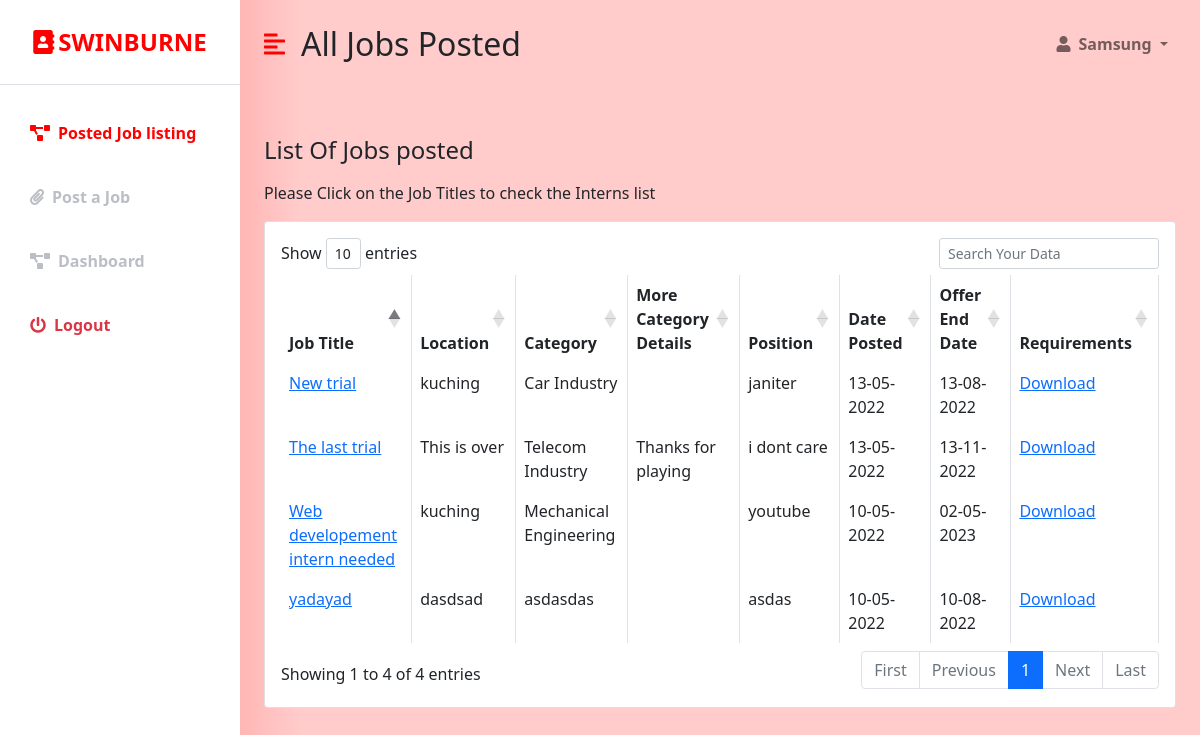
The page /in_joblist.php (signed in) on the database its author committed.
### tables this page shows
CREATE TABLE `jobs` (
  `Job_ID` int(11) NOT NULL,
  `Job_Title` varchar(255) NOT NULL,
  `Location` varchar(255) NOT NULL,
  `Qualification` varchar(255) NOT NULL,
  `Category` varchar(255) NOT NULL,
  `Position` varchar(255) NOT NULL,
  `Vacancy` varchar(255) NOT NULL,
  `REGIS_NO` int(20) NOT NULL,
  `Date_Posted` date DEFAULT NULL,
  `Date_End` date DEFAULT NULL,
  `Extra_Details` varchar(255) DEFAULT NULL
);

### in_joblist.php (the view, shortened to what this page needs)
<?php
if (isset($_SESSION['company_id']) && isset($_SESSION['user_email'])) {
    $id = $_SESSION['company_id'];
?>
<!DOCTYPE html>
<html lang="en">
<head>
    <link href="https://cdn.jsdelivr.net/npm/bootstrap@5.0.0-beta3/dist/css/bootstrap.min.css" rel="stylesheet" />
    <link rel="stylesheet" href="https://cdnjs.cloudflare.com/ajax/libs/font-awesome/5.15.3/css/all.min.css" />
    <link rel="stylesheet" href="styles.css" />
    <link rel="stylesheet" href="https://cdn.datatables.net/1.10.18/css/dataTables.bootstrap4.min.css">
</head>
<body>
       <?php
                                 $conn = new mysqli('localhost', 'root', '', 'ims');
                                 $sql = "SELECT * FROM `jobs` WHERE REGIS_NO = $id";
                                $result = $conn->query($sql);
                        ?>
    <div class="d-flex" id="wrapper">
        <div class="bg-white" id="sidebar-wrapper">
            <div class="sidebar-heading text-center py-4 primary-text fs-4 fw-bold text-uppercase border-bottom"><i
                    class="fas fa-address-book me-1"></i>Swinburne</div>
            <div class="list-group list-group-flush my-3">
                  <a href="in_joblist.php" class="list-group-item list-group-item-action bg-transparent second-text active"><i
                        class="fas fa-project-diagram me-2"></i>Posted Job listing</a>
                <a href="Jobs.php" class="list-group-item list-group-item-action bg-transparent second-text fw-bold"><i
                        class="fas fa-paperclip me-2"></i>Post a Job</a>
                <a href="industry_dashboard.php" class="list-group-item list-group-item-action bg-transparent second-text fw-bold"><i
                        class="fas fa-project-diagram me-2"></i>Dashboard</a>
                <a href="student_logout.php" class="list-group-item list-group-item-action bg-transparent text-danger fw-bold"><i
                        class="fas fa-power-off me-2"></i>Logout</a>
            </div>
        </div>
        <div id="page-content-wrapper">
            <nav class="navbar navbar-expand-lg navbar-light bg-transparent py-4 px-4">
                <div class="d-flex align-items-center">
                    <i class="fas fa-align-left primary-text fs-4 me-3" id="menu-toggle"></i>
                    <h2 class="fs-2 m-0">All Jobs Posted</h2>
                </div>
                <div class="collapse navbar-collapse" id="navbarSupportedContent">
                    <ul class="navbar-nav ms-auto mb-2 mb-lg-0">
                        <li class="nav-item dropdown">
                            <a class="nav-link dropdown-toggle second-text fw-bold" href="#" id="navbarDropdown"
                                role="button" data-bs-toggle="dropdown" aria-expanded="false">
                                <i class="fas fa-user me-2"></i><?=$_SESSION['user_full_name']?>
                            </a>
                        </li>
                    </ul>
                </div>
            </nav>
            <div class="container-fluid px-4">
                <div class="row my-5">
                    <h3 class="fs-4 mb-3">List Of Jobs posted</h3>
                    <div class="col">
        <p>Please Click on the Job Titles to check the Interns list</p>
                    <div class="card">
                        <div class="card-body">
                        <form method="POST">
                            <table id="datatableid" class="table table-bordered">
                             <thead>
                                <tr>
                                 <th scope="col">Job Title</th>
                                 <th scope="col">Location</th>
                                 <th scope="col">Category</th>
                                 <th scope="col">More Category Details</th>
                                 <th scope="col">Position</th>
                                 <th scope="col">Date Posted</th>
                                 <th scope="col">Offer End Date</th>
                                 <th scope="col">Requirements</th>
                              </tr>
                            </thead>
                            <tbody>
                              <?php while( $row = $result->fetch_object() ): ?>
                              <tr>
                                <?php $Jid = $row->Job_ID;
                                $sdate = date("d-m-Y", strtotime($row -> Date_Posted));
                                $edate = date("d-m-Y", strtotime($row -> Date_End));
                                ?>
                                 <td> <?php echo "<a href ='in_applicants.php?data=$Jid'>$row->Job_Title</a>"?></td>
                                 <td><?php echo $row->Location?></td>
                                 <td><?php echo $row->Category?></td>
                                 <td><?php echo $row->Extra_Details?></td>
                                 <td><?php echo $row->Position?></td>
                                 <td><?php echo $sdate?></td>
                                 <td><?php echo $edate?></td>
                                 <td><?php echo "<a href='jobs/profile".$row -> REGIS_NO.".pdf' download>Download</a>"?></td>
                              </tr>
                              <?php endwhile; ?>
                          </tbody>
                        </table>
                        </form>
                    </div>
                </div>
            </div>
        </div>
    </div>
    </div>
</body>
</html>
<?php
}else {
   header("Location:  industry_login.php");
}
 ?>

### styles.css (style rules this page uses)
:root { --main-bg-color: #ffcccb; --main-text-color: #ff0000; --second-text-color: #bbbec5; --second-bg-color: #ffcccb }
.primary-text { color: var(--main-text-color); }
.second-text { color: var(--second-text-color); }
#wrapper { overflow-x: hidden; background-image: linear-gradient( to right, #ff615d, #ffcccb, #ffcccb, #ffcccb, #ffcccb ); }
#sidebar-wrapper { min-height: 100vh; margin-left: -15rem; -webkit-transition: margin 0.25s ease-out; -moz-transition: margin 0.25s ease-out; -o-transition: margin 0.25s ease-out; transition: margin 0.25s ease-out; }
#sidebar-wrapper .sidebar-heading { padding: 0.875rem 1.25rem; font-size: 1.2rem; }
#sidebar-wrapper .list-group { width: 15rem; }
#page-content-wrapper { min-width: 100vw; }
#menu-toggle { cursor: pointer; }
.list-group-item { border: none; padding: 20px 30px; }
.list-group-item.active { background-color: transparent; color: var(--main-text-color); font-weight: bold; border: none; }
@media (min-width: 768px) { #sidebar-wrapper { margin-left: 0; } }
@media (min-width: 768px) { #page-content-wrapper { min-width: 0; width: 100%; } }

### rows shown on the page
jobs: Job_Title "Web developement intern needed", Location "kuching", Category "Mechanical Engineering", Position "youtube", Date_Posted "10-05-2022", Date_End "02-05-2023"
jobs: Job_Title "yadayad", Location "dasdsad", Category "asdasdas", Position "asdas", Date_Posted "10-05-2022", Date_End "10-08-2022"
jobs: Job_Title "New trial", Location "kuching", Category "Car Industry", Position "janiter", Date_Posted "13-05-2022", Date_End "13-08-2022"
jobs: Job_Title "The last trial", Location "This is over", Category "Telecom Industry", Extra_Details "Thanks for playing", Position "i dont care", Date_Posted "13-05-2022", Date_End "13-11-2022"

### other values the page prints
$_SESSION['user_full_name'] "Samsung"
